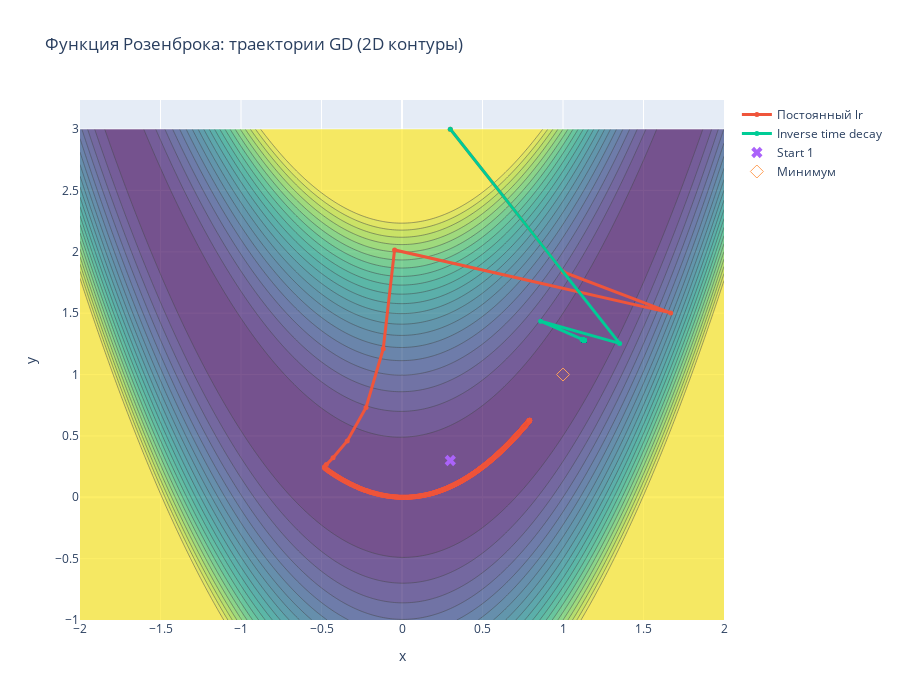
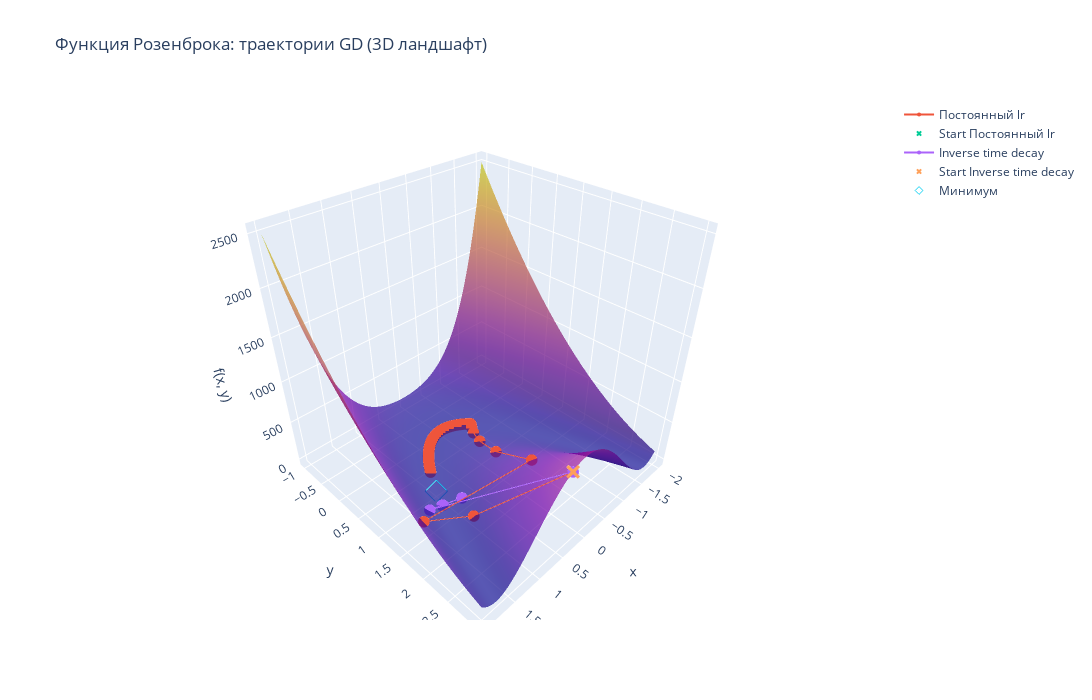

Notebook code for these charts, in order:
### Code cell
# Сетка для визуализации Розенброка
x_range = np.linspace(-2, 2, 300)
y_range = np.linspace(-1, 3, 300)
X, Y = np.meshgrid(x_range, y_range)
Z = (1 - X)**2 + 100 * (Y - X**2)**2

# Истории для наших двух вариантов GD
history_dict = {
    "Постоянный lr": gd_const.history,
    "Inverse time decay": gd_decay.history
}

# 2D-контуры + траектории
plot_gd_2d(
    x_range=x_range,
    y_range=y_range,
    Z=Z,
    history_dict=history_dict,
    title="Функция Розенброка: траектории GD (2D контуры)",
    start_points=[initial_point],
    min_point=(1.0, 1.0),
    contour_kwargs=dict(
        colorscale='Viridis',
        showscale=False,
        contours=dict(start=0, end=500, size=25),
        opacity=0.7
    )
)

# 3D-поверхность + траектории
plot_gd_3d(
    x_range=x_range,
    y_range=y_range,
    Z=Z,
    loss_fn=rosenbrock_loss,
    history_dict=history_dict,
    title="Функция Розенброка: траектории GD (3D ландшафт)",
    min_point=(1.0, 1.0)
)

### Figure 1 — Plotly figure (JSON) as saved in the notebook; plotly's stock layout.template omitted (floating-point values rounded to 4 significant figures; data arrays with more than 128 entries replaced by an {"elided": "..."} marker saying what was removed)
{"data": [{"colorscale": [[0, "#440154"], [0.1111, "#482878"], [0.2222, "#3e4989"], [0.3333, "#31688e"], [0.4444, "#26828e"], [0.5556, "#1f9e89"], [0.6667, "#35b779"], [0.7778, "#6ece58"], [0.8889, "#b5de2b"], [1, "#fde725"]], "contours": {"end": 500, "size": 25, "start": 0}, "opacity": 0.7, "showscale": false, "type": "contour", "x": {"elided": "300 float values"}, "y": {"elided": "300 float values"}, "z": {"elided": "300x300 float values"}}, {"line": {"width": 3}, "marker": {"size": 5}, "mode": "lines+markers", "name": "Постоянный lr", "type": "scatter", "x": {"elided": "1000 float values"}, "y": {"elided": "1000 float values"}}, {"line": {"width": 3}, "marker": {"size": 5}, "mode": "lines+markers", "name": "Inverse time decay", "type": "scatter", "x": {"elided": "1000 float values"}, "y": {"elided": "1000 float values"}}, {"marker": {"size": 10, "symbol": "x"}, "mode": "markers", "name": "Start 1", "type": "scatter", "x": [0.3], "y": [0.3]}, {"marker": {"size": 10, "symbol": "diamond-open"}, "mode": "markers", "name": "Минимум", "type": "scatter", "x": [1], "y": [1]}], "layout": {"height": 700, "title": {"text": "Функция Розенброка: траектории GD (2D контуры)"}, "xaxis": {"title": {"text": "x"}}, "yaxis": {"title": {"text": "y"}}}}

### Figure 2 — Plotly figure (JSON) as saved in the notebook; plotly's stock layout.template omitted (floating-point values rounded to 4 significant figures; data arrays with more than 128 entries replaced by an {"elided": "..."} marker saying what was removed)
{"data": [{"opacity": 0.7, "showscale": false, "type": "surface", "x": {"elided": "300 float values"}, "y": {"elided": "300 float values"}, "z": {"elided": "300x300 float values"}}, {"line": {"width": 2}, "marker": {"size": 4}, "mode": "lines+markers", "name": "Постоянный lr", "type": "scatter3d", "x": {"elided": "1000 float values"}, "y": {"elided": "1000 float values"}, "z": {"elided": "1000 float values"}}, {"marker": {"size": 5, "symbol": "x"}, "mode": "markers", "name": "Start Постоянный lr", "type": "scatter3d", "x": [0.3], "y": [3.0], "z": [847.3]}, {"line": {"width": 2}, "marker": {"size": 4}, "mode": "lines+markers", "name": "Inverse time decay", "type": "scatter3d", "x": {"elided": "1000 float values"}, "y": {"elided": "1000 float values"}, "z": {"elided": "1000 float values"}}, {"marker": {"size": 5, "symbol": "x"}, "mode": "markers", "name": "Start Inverse time decay", "type": "scatter3d", "x": [0.3], "y": [3.0], "z": [847.3]}, {"marker": {"size": 6, "symbol": "diamond-open"}, "mode": "markers", "name": "Минимум", "type": "scatter3d", "x": [1], "y": [1], "z": [0]}], "layout": {"height": 700, "scene": {"xaxis": {"title": {"text": "x"}}, "yaxis": {"title": {"text": "y"}}, "zaxis": {"title": {"text": "f(x, y)"}}}, "title": {"text": "Функция Розенброка: траектории GD (3D ландшафт)"}, "width": 2200}}
